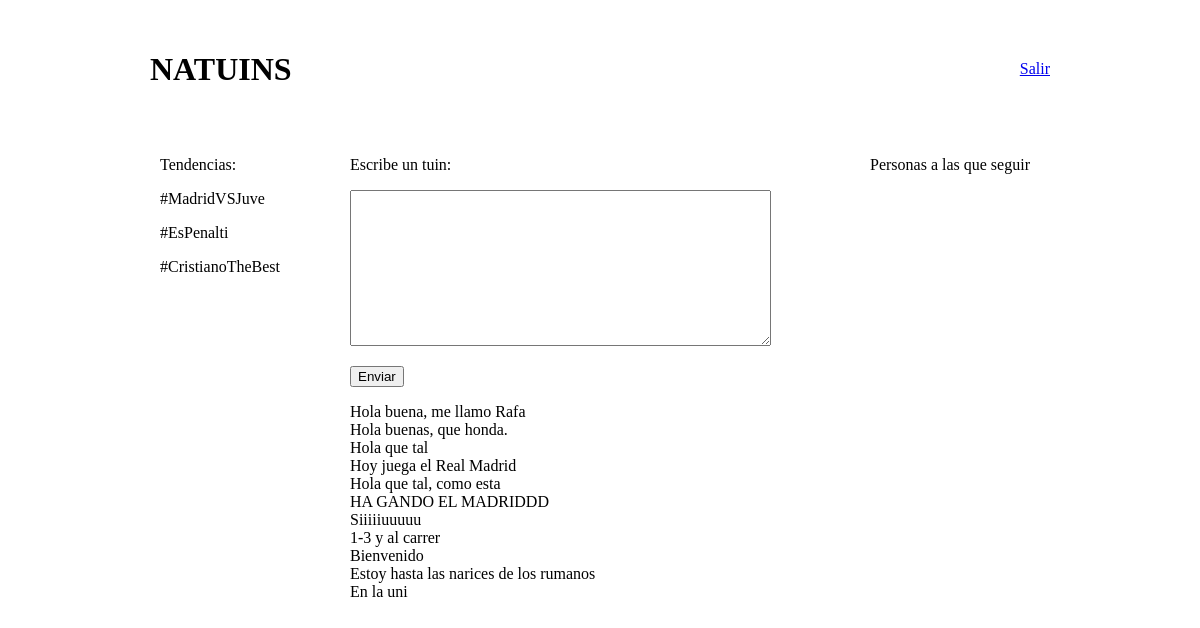
The page / on the database its author committed.
### tables this page shows
CREATE TABLE `tuin` (
  `idTuin` int(255) NOT NULL,
  `tuin` text NOT NULL,
  `idUser` int(255) NOT NULL
);

### index.php (the view, shortened to what this page needs)
<?php
include_once "conexion.php";
?>
<!DOCTYPE html>
<html>
<head>
	<link rel="stylesheet" type="text/css" href="css/estilo.css">
</head>
<body>
	<div id="contenedor">
		<div id="cabecera">
			<h1>NATUINS</h1>
			<a href="logout.php">Salir</a>
		</div>
		<div id="sidebar-left">
			<p>Tendencias:</p>
			<p>#MadridVSJuve</p>
			<p>#EsPenalti</p>
			<p>#CristianoTheBest</p>
		</div>
		<div id="contenido">
			<p>Escribe un tuin:</p>
			<div id="mensaje">
				<form action="procesarTuin.php" method="post">
					<textarea rows="10" cols="50" name="tuin"></textarea>
					<p><input type="submit" name="login" value="Enviar"></p>
				</form>
			</div>
			<div id="tuins">
			<?php
				$sql = "SELECT * FROM tuin";
				$rec = $mysqli->query($sql);
				$contador = $rec->num_rows;
				$row = $rec->fetch_array();
				for($i = 0; $i < $contador; $i++){
					echo $row["tuin"];
					echo '<br>';
					$row = $rec->fetch_array();
				}
			?>
			</div>
		</div>
		<div id="sidebar-right">
			<p>Personas a las que seguir</p>
		</div>
	</div>
</body>
</html>

### css/estilo.css (style rules this page uses)
div#contenedor { width: 900px; margin: auto; margin-top: 30px; }
div#cabecera { height: 100px; }
div#cabecera h1 { float: left; }
div#cabecera a { margin-top: 30px; float: right; }
div#sidebar-left { padding: 10px; height: 400px; width: 170px; float: left; }
div#contenido { padding: 10px; min-height: 600px; width: 500px; float: left; }
div#sidebar-right { padding: 10px; height: 400px; width: 170px; float: right; }

### rows shown on the page
tuin: tuin "Hola buena, me llamo Rafa"
tuin: tuin "Hola buenas, que honda."
tuin: tuin "Hola que tal"
tuin: tuin "Hoy juega el Real Madrid"
tuin: tuin "Hola que tal, como esta"
tuin: tuin "HA GANDO EL MADRIDDD"
tuin: tuin "Siiiiiuuuuu"
tuin: tuin "1-3 y al carrer"
tuin: tuin "Bienvenido"
tuin: tuin "Estoy hasta las narices de los rumanos"
tuin: tuin "En la uni"
